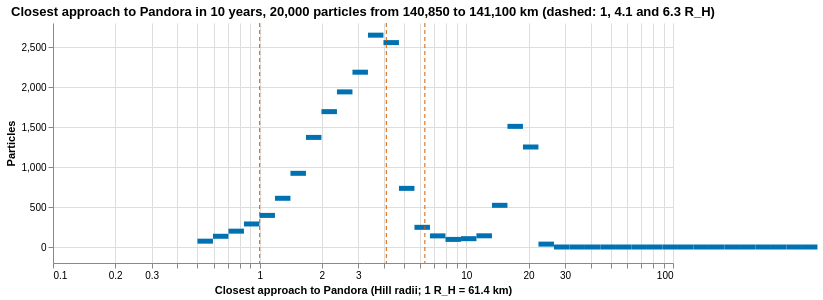

Write a Vega-Lite specification for this figure.
### Vega-Lite specification from a JSON file in a GitHub repository (floating-point values rounded to 4 significant figures)
{"$schema": "https://vega.github.io/schema/vega-lite/v5.20.1.json", "config": {"view": {"continuousHeight": 300, "continuousWidth": 300, "strokeWidth": 0}}, "datasets": {"data-0bab32130a2465912e3790b81488ac9b": [{"x": 1.0}, {"x": 4.1}, {"x": 6.3}], "data-e68798310a3d6cb057fb936a80e863f1": [{"count": 73, "hill_hi": 0.5943, "hill_lo": 0.5}, {"count": 134, "hill_hi": 0.7063, "hill_lo": 0.5943}, {"count": 198, "hill_hi": 0.8394, "hill_lo": 0.7063}, {"count": 288, "hill_hi": 0.9976, "hill_lo": 0.8394}, {"count": 395, "hill_hi": 1.186, "hill_lo": 0.9976}, {"count": 609, "hill_hi": 1.409, "hill_lo": 1.186}, {"count": 921, "hill_hi": 1.675, "hill_lo": 1.409}, {"count": 1370, "hill_hi": 1.99, "hill_lo": 1.675}, {"count": 1692, "hill_hi": 2.366, "hill_lo": 1.99}, {"count": 1939, "hill_hi": 2.812, "hill_lo": 2.366}, {"count": 2185, "hill_hi": 3.342, "hill_lo": 2.812}, {"count": 2648, "hill_hi": 3.972, "hill_lo": 3.342}, {"count": 2555, "hill_hi": 4.72, "hill_lo": 3.972}, {"count": 733, "hill_hi": 5.61, "hill_lo": 4.72}, {"count": 246, "hill_hi": 6.668, "hill_lo": 5.61}, {"count": 139, "hill_hi": 7.925, "hill_lo": 6.668}, {"count": 95, "hill_hi": 9.418, "hill_lo": 7.925}, {"count": 104, "hill_hi": 11.19, "hill_lo": 9.418}, {"count": 140, "hill_hi": 13.3, "hill_lo": 11.19}, {"count": 521, "hill_hi": 15.81, "hill_lo": 13.3}, {"count": 1508, "hill_hi": 18.79, "hill_lo": 15.81}, {"count": 1250, "hill_hi": 22.33, "hill_lo": 18.79}, {"count": 36, "hill_hi": 26.54, "hill_lo": 22.33}, {"count": 0, "hill_hi": 31.55, "hill_lo": 26.54}, {"count": 0, "hill_hi": 37.49, "hill_lo": 31.55}, {"count": 0, "hill_hi": 44.56, "hill_lo": 37.49}, {"count": 0, "hill_hi": 52.96, "hill_lo": 44.56}, {"count": 0, "hill_hi": 62.95, "hill_lo": 52.96}, {"count": 0, "hill_hi": 74.81, "hill_lo": 62.95}, {"count": 0, "hill_hi": 88.91, "hill_lo": 74.81}, {"count": 0, "hill_hi": 105.7, "hill_lo": 88.91}, {"count": 0, "hill_hi": 125.6, "hill_lo": 105.7}, {"count": 0, "hill_hi": 149.3, "hill_lo": 125.6}, {"count": 0, "hill_hi": 177.4, "hill_lo": 149.3}, {"count": 0, "hill_hi": 210.8, "hill_lo": 177.4}, {"count": 0, "hill_hi": 250.6, "hill_lo": 210.8}, {"count": 0, "hill_hi": 297.8, "hill_lo": 250.6}, {"count": 0, "hill_hi": 354.0, "hill_lo": 297.8}, {"count": 0, "hill_hi": 420.7, "hill_lo": 354.0}, {"count": 0, "hill_hi": 500.0, "hill_lo": 420.7}]}, "height": 240, "layer": [{"data": {"name": "data-e68798310a3d6cb057fb936a80e863f1"}, "encoding": {"tooltip": [{"field": "hill_lo", "type": "quantitative"}, {"field": "hill_hi", "type": "quantitative"}, {"field": "count", "type": "quantitative"}], "x": {"field": "hill_lo", "scale": {"domain": [0.5, 100], "type": "log"}, "title": "Closest approach to Pandora (Hill radii; 1 R_H = 61.4 km)", "type": "quantitative"}, "x2": {"field": "hill_hi"}, "y": {"field": "count", "title": "Particles", "type": "quantitative"}}, "mark": {"color": "#0072B2", "type": "bar"}}, {"data": {"name": "data-0bab32130a2465912e3790b81488ac9b"}, "encoding": {"x": {"field": "x", "type": "quantitative"}}, "mark": {"color": "#D55E00", "strokeDash": [4, 3], "type": "rule"}}], "title": "Closest approach to Pandora in 10 years, 20,000 particles from 140,850 to 141,100 km (dashed: 1, 4.1 and 6.3 R_H)", "width": 620}
